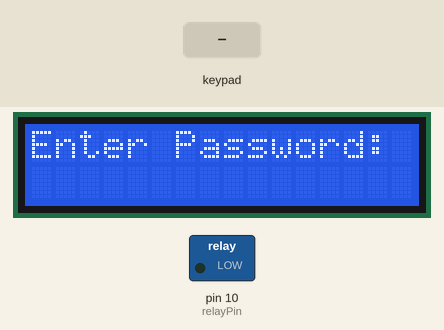
This sketch was run on a simulated Arduino Uno, built with avr-gcc and run on an emulated ATmega328P. Parts: 16×2 character LCD, switched loads named in the sketch (green lamp = pin HIGH). Inputs (shaded band) come from the test bench. EEPROM starts erased.

Above: at 1.2 s.
1.3 s: keypad keys 1 2 3 4 pressed 0.4 s apart
At 3.6 s:
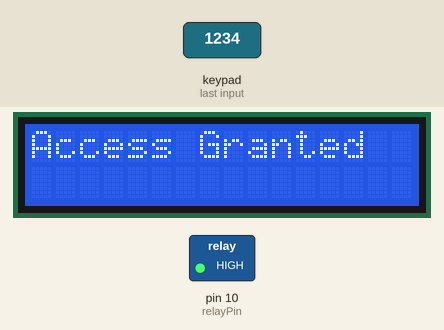
4.4 s: keypad keys 1 3 9 7 pressed 0.4 s apart
At 8.8 s:
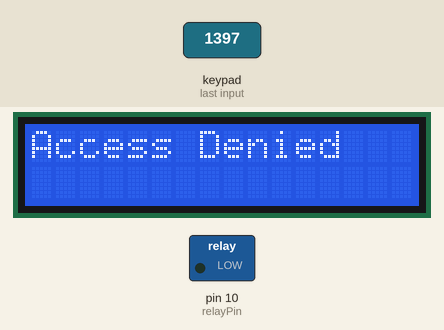
9.0 s: key '1' pressed
At 10.5 s:
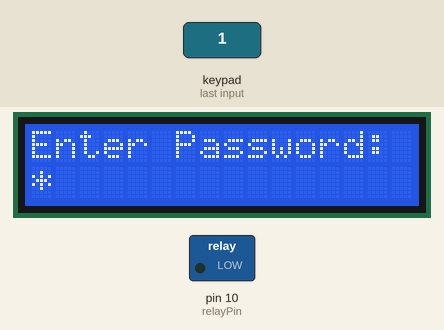
11.5 s: key '2' pressed
At 12.7 s:
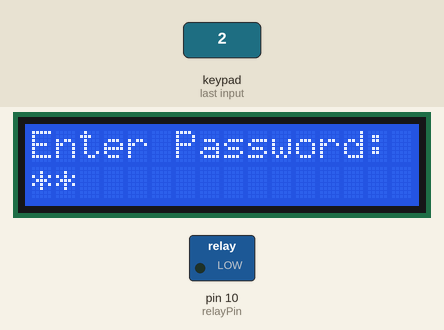
Timing chart, 0 to 14.0 s (numbered marks = the images above; inputs shaded):
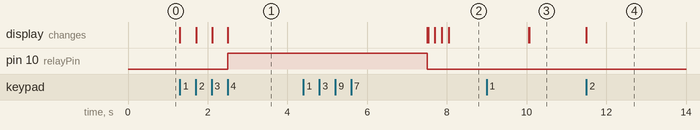

The sketch:

doorlock_eeprom.ino
```cpp
// Arduino sketch implementing a 4x4 keypad door lock: reads keypad input, masks entry on an LCD1602, verifies the 4-digit code against EEPROM-stored password, and triggers a relay to operate a lock.
//
// Full tutorial: https://shillehtek.com/blogs/news/arduino-uno-4x4-keypad-eeprom-door-lock
// Parts used: https://shillehtek.com/products/4x4-membrane-matrix-keypad-16-key-switch-module-for-arduino-diy
//             https://shillehtek.com/products/shillehtek-lcd1602-16x2-character-display-module
//             https://shillehtek.com/products/1-channel-5v-relay-module
// More examples: https://github.com/shillehbean/shillehtek-examples
//

#include <Keypad.h>
#include <LiquidCrystal.h>
#include <EEPROM.h>

LiquidCrystal lcd(9, 8, 7, 6, 5, 4);
const int relayPin = 10;

const byte ROWS = 4, COLS = 4;
char keys[ROWS][COLS] = {
  {'1','2','3','A'}, {'4','5','6','B'},
  {'7','8','9','C'}, {'*','0','#','D'}
};
byte rowPins[ROWS] = {A0, A1, A2, A3};
byte colPins[COLS] = {A4, A5, 3, 2};
Keypad keypad = Keypad(makeKeymap(keys), rowPins, colPins, ROWS, COLS);

char entered[5];
byte pos = 0;

bool checkPassword() {
  for (byte i = 0; i < 4; i++)
    if (entered[i] != (char)EEPROM.read(i)) return false;
  return true;
}

void setup() {
  lcd.begin(16, 2);
  pinMode(relayPin, OUTPUT);
  if (EEPROM.read(0) == 255) {          // first boot: store default 1234
    const char def[4] = {'1','2','3','4'};
    for (byte i = 0; i < 4; i++) EEPROM.write(i, def[i]);
  }
  lcd.print("Enter Password:");
}

void loop() {
  char key = keypad.getKey();
  if (!key) return;

  entered[pos++] = key;
  lcd.setCursor(pos - 1, 1);
  lcd.print('*');

  if (pos == 4) {
    lcd.clear();
    if (checkPassword()) {
      lcd.print("Access Granted");
      digitalWrite(relayPin, HIGH);     // fire the lock
      delay(5000);
      digitalWrite(relayPin, LOW);
    } else {
      lcd.print("Access Denied");
      delay(2000);
    }
    pos = 0;
    lcd.clear();
    lcd.print("Enter Password:");
  }
}
```

Measured:
- after the input at 1.3 s, pin 10 (relayPin): LOW → HIGH after 1.2 s; the display: first changes at once (image 1 shows a later state)
- after the input at 4.4 s, the display: first differs from a run without the input after 3.1 s (image 2 shows a later state)
- after the input at 9.0 s, the display: first differs from a run without the input after 1.1 s (image 3)
- after the input at 11.5 s, the display: changes at once (image 4)
